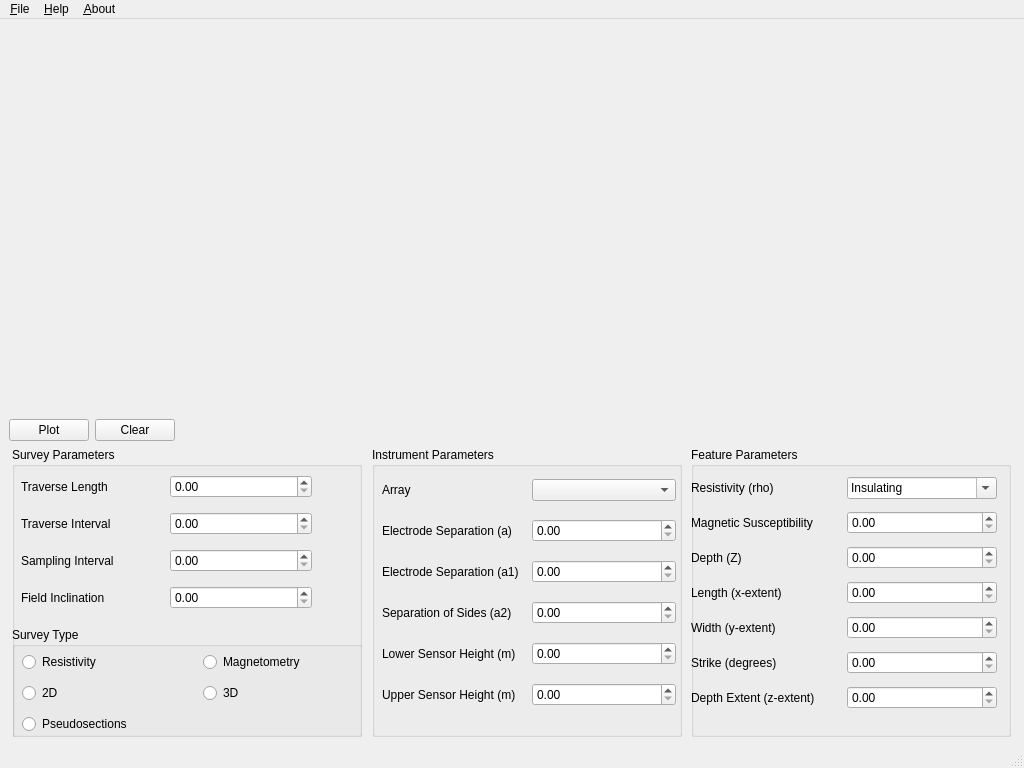
<?xml version="1.0" encoding="UTF-8"?>
<ui version="4.0">
 <class>MainWindow</class>
 <widget class="QMainWindow" name="MainWindow">
  <property name="geometry">
   <rect>
    <x>0</x>
    <y>0</y>
    <width>1024</width>
    <height>768</height>
   </rect>
  </property>
  <property name="sizePolicy">
   <sizepolicy hsizetype="MinimumExpanding" vsizetype="MinimumExpanding">
    <horstretch>0</horstretch>
    <verstretch>0</verstretch>
   </sizepolicy>
  </property>
  <property name="minimumSize">
   <size>
    <width>1024</width>
    <height>768</height>
   </size>
  </property>
  <property name="windowTitle">
   <string>MainWindow</string>
  </property>
  <widget class="QWidget" name="centralwidget">
   <layout class="QGridLayout" name="gridLayout_6">
    <item row="1" column="0">
     <layout class="QGridLayout" name="Button_Grid">
      <item row="0" column="2">
       <widget class="QPushButton" name="pushButton_clear">
        <property name="text">
         <string>Clear</string>
        </property>
       </widget>
      </item>
      <item row="0" column="3">
       <spacer name="horizontalSpacer_6">
        <property name="orientation">
         <enum>Qt::Horizontal</enum>
        </property>
        <property name="sizeHint" stdset="0">
         <size>
          <width>40</width>
          <height>20</height>
         </size>
        </property>
       </spacer>
      </item>
      <item row="0" column="0">
       <layout class="QGridLayout" name="toolbar_grid"/>
      </item>
      <item row="0" column="1">
       <widget class="QPushButton" name="pushButton_plot">
        <property name="text">
         <string>Plot</string>
        </property>
       </widget>
      </item>
     </layout>
    </item>
    <item row="2" column="0">
     <spacer name="verticalSpacer">
      <property name="orientation">
       <enum>Qt::Vertical</enum>
      </property>
      <property name="sizeHint" stdset="0">
       <size>
        <width>20</width>
        <height>40</height>
       </size>
      </property>
     </spacer>
    </item>
    <item row="0" column="0">
     <widget class="MplWidget" name="mpl" native="true">
      <property name="minimumSize">
       <size>
        <width>1024</width>
        <height>400</height>
       </size>
      </property>
     </widget>
    </item>
    <item row="3" column="0" rowspan="2">
     <layout class="QGridLayout" name="gridLayout_5">
      <property name="sizeConstraint">
       <enum>QLayout::SetMaximumSize</enum>
      </property>
      <item row="0" column="5">
       <widget class="QGroupBox" name="groupBox_feature">
        <property name="sizePolicy">
         <sizepolicy hsizetype="MinimumExpanding" vsizetype="MinimumExpanding">
          <horstretch>0</horstretch>
          <verstretch>0</verstretch>
         </sizepolicy>
        </property>
        <property name="minimumSize">
         <size>
          <width>320</width>
          <height>290</height>
         </size>
        </property>
        <property name="title">
         <string>Feature Parameters</string>
        </property>
        <widget class="QWidget" name="gridLayoutWidget_2">
         <property name="geometry">
          <rect>
           <x>0</x>
           <y>24</y>
           <width>306</width>
           <height>251</height>
          </rect>
         </property>
         <layout class="QGridLayout" name="gridLayout_3">
          <item row="4" column="0">
           <widget class="QLabel" name="label_width">
            <property name="text">
             <string>Width (y-extent)</string>
            </property>
           </widget>
          </item>
          <item row="6" column="0">
           <widget class="QLabel" name="label_8">
            <property name="text">
             <string>Depth Extent (z-extent)</string>
            </property>
           </widget>
          </item>
          <item row="0" column="0">
           <widget class="QLabel" name="label_conductivity">
            <property name="text">
             <string>Resistivity (rho)</string>
            </property>
           </widget>
          </item>
          <item row="3" column="0">
           <widget class="QLabel" name="label_length">
            <property name="text">
             <string>Length (x-extent)</string>
            </property>
           </widget>
          </item>
          <item row="0" column="1">
           <widget class="QComboBox" name="comboBox_conductivity">
            <property name="editable">
             <bool>true</bool>
            </property>
            <item>
             <property name="text">
              <string>Insulating</string>
             </property>
            </item>
            <item>
             <property name="text">
              <string>Conducting</string>
             </property>
            </item>
           </widget>
          </item>
          <item row="2" column="0">
           <widget class="QLabel" name="label_depth">
            <property name="text">
             <string>Depth (Z)</string>
            </property>
           </widget>
          </item>
          <item row="1" column="1">
           <widget class="QDoubleSpinBox" name="doubleSpinBox_magsus"/>
          </item>
          <item row="1" column="0">
           <widget class="QLabel" name="label_magsus">
            <property name="text">
             <string>Magnetic Susceptibility</string>
            </property>
           </widget>
          </item>
          <item row="2" column="1">
           <widget class="QDoubleSpinBox" name="doubleSpinBox_depth"/>
          </item>
          <item row="4" column="1">
           <widget class="QDoubleSpinBox" name="doubleSpinBox_width"/>
          </item>
          <item row="3" column="1">
           <widget class="QDoubleSpinBox" name="doubleSpinBox_length"/>
          </item>
          <item row="5" column="0">
           <widget class="QLabel" name="label_strike">
            <property name="text">
             <string>Strike (degrees)</string>
            </property>
           </widget>
          </item>
          <item row="5" column="1">
           <widget class="QDoubleSpinBox" name="doubleSpinBox_strike"/>
          </item>
          <item row="6" column="1">
           <widget class="QDoubleSpinBox" name="doubleSpinBox_depthextent"/>
          </item>
         </layout>
        </widget>
       </widget>
      </item>
      <item row="0" column="6">
       <spacer name="horizontalSpacer_4">
        <property name="orientation">
         <enum>Qt::Horizontal</enum>
        </property>
        <property name="sizeHint" stdset="0">
         <size>
          <width>40</width>
          <height>20</height>
         </size>
        </property>
       </spacer>
      </item>
      <item row="0" column="3">
       <widget class="QGroupBox" name="groupBox_instrument">
        <property name="sizePolicy">
         <sizepolicy hsizetype="MinimumExpanding" vsizetype="MinimumExpanding">
          <horstretch>0</horstretch>
          <verstretch>0</verstretch>
         </sizepolicy>
        </property>
        <property name="minimumSize">
         <size>
          <width>310</width>
          <height>250</height>
         </size>
        </property>
        <property name="title">
         <string>Instrument Parameters</string>
        </property>
        <widget class="QWidget" name="gridLayoutWidget_3">
         <property name="geometry">
          <rect>
           <x>10</x>
           <y>20</y>
           <width>294</width>
           <height>251</height>
          </rect>
         </property>
         <layout class="QGridLayout" name="gridLayout_4">
          <item row="0" column="0">
           <widget class="QLabel" name="label_array">
            <property name="text">
             <string>Array</string>
            </property>
           </widget>
          </item>
          <item row="4" column="0">
           <widget class="QLabel" name="label_lowersensor">
            <property name="text">
             <string>Lower Sensor Height (m)</string>
            </property>
           </widget>
          </item>
          <item row="2" column="0">
           <widget class="QLabel" name="label_a1">
            <property name="text">
             <string>Electrode Separation (a1)</string>
            </property>
           </widget>
          </item>
          <item row="4" column="1">
           <widget class="QDoubleSpinBox" name="doubleSpinBox_lowersensor"/>
          </item>
          <item row="5" column="0">
           <widget class="QLabel" name="label_uppersensor">
            <property name="text">
             <string>Upper Sensor Height (m)</string>
            </property>
           </widget>
          </item>
          <item row="1" column="0">
           <widget class="QLabel" name="label_a">
            <property name="text">
             <string>Electrode Separation (a)</string>
            </property>
           </widget>
          </item>
          <item row="5" column="1">
           <widget class="QDoubleSpinBox" name="doubleSpinBox_uppersensor"/>
          </item>
          <item row="2" column="1">
           <widget class="QDoubleSpinBox" name="doubleSpinBox_a1"/>
          </item>
          <item row="3" column="0">
           <widget class="QLabel" name="label_a2">
            <property name="text">
             <string>Separation of Sides (a2)</string>
            </property>
           </widget>
          </item>
          <item row="0" column="1">
           <widget class="QComboBox" name="comboBox_array"/>
          </item>
          <item row="1" column="1">
           <widget class="QDoubleSpinBox" name="doubleSpinBox_a"/>
          </item>
          <item row="3" column="1">
           <widget class="QDoubleSpinBox" name="doubleSpinBox_a2"/>
          </item>
         </layout>
        </widget>
       </widget>
      </item>
      <item row="0" column="4">
       <spacer name="horizontalSpacer">
        <property name="orientation">
         <enum>Qt::Horizontal</enum>
        </property>
        <property name="sizeHint" stdset="0">
         <size>
          <width>40</width>
          <height>20</height>
         </size>
        </property>
       </spacer>
      </item>
      <item row="0" column="0">
       <spacer name="horizontalSpacer_3">
        <property name="orientation">
         <enum>Qt::Horizontal</enum>
        </property>
        <property name="sizeHint" stdset="0">
         <size>
          <width>40</width>
          <height>20</height>
         </size>
        </property>
       </spacer>
      </item>
      <item row="0" column="2">
       <spacer name="horizontalSpacer_2">
        <property name="orientation">
         <enum>Qt::Horizontal</enum>
        </property>
        <property name="sizeHint" stdset="0">
         <size>
          <width>40</width>
          <height>20</height>
         </size>
        </property>
       </spacer>
      </item>
      <item row="0" column="1">
       <widget class="QGroupBox" name="groupBox_survey">
        <property name="sizePolicy">
         <sizepolicy hsizetype="MinimumExpanding" vsizetype="MinimumExpanding">
          <horstretch>0</horstretch>
          <verstretch>0</verstretch>
         </sizepolicy>
        </property>
        <property name="minimumSize">
         <size>
          <width>350</width>
          <height>210</height>
         </size>
        </property>
        <property name="title">
         <string>Survey Parameters</string>
        </property>
        <widget class="QWidget" name="gridLayoutWidget">
         <property name="geometry">
          <rect>
           <x>9</x>
           <y>20</y>
           <width>291</width>
           <height>151</height>
          </rect>
         </property>
         <layout class="QGridLayout" name="gridLayout_2">
          <item row="1" column="0">
           <widget class="QLabel" name="label_traverseint">
            <property name="text">
             <string>Traverse Interval</string>
            </property>
           </widget>
          </item>
          <item row="2" column="1">
           <widget class="QDoubleSpinBox" name="doubleSpinBox_samplingint"/>
          </item>
          <item row="3" column="1">
           <widget class="QDoubleSpinBox" name="doubleSpinBox_fieldinclination"/>
          </item>
          <item row="1" column="1">
           <widget class="QDoubleSpinBox" name="doubleSpinBox_traverseint"/>
          </item>
          <item row="2" column="0">
           <widget class="QLabel" name="label_samplingint">
            <property name="text">
             <string>Sampling Interval</string>
            </property>
           </widget>
          </item>
          <item row="0" column="0">
           <widget class="QLabel" name="label_traverselength">
            <property name="text">
             <string>Traverse Length</string>
            </property>
           </widget>
          </item>
          <item row="3" column="0">
           <widget class="QLabel" name="label_fieldinclination">
            <property name="text">
             <string>Field Inclination</string>
            </property>
           </widget>
          </item>
          <item row="0" column="1">
           <widget class="QDoubleSpinBox" name="doubleSpinBox_traverselength"/>
          </item>
         </layout>
        </widget>
        <widget class="QGroupBox" name="groupBox_method">
         <property name="geometry">
          <rect>
           <x>0</x>
           <y>180</y>
           <width>351</width>
           <height>121</height>
          </rect>
         </property>
         <property name="title">
          <string>Survey Type</string>
         </property>
         <widget class="QWidget" name="gridLayoutWidget_4">
          <property name="geometry">
           <rect>
            <x>10</x>
            <y>20</y>
            <width>355</width>
            <height>95</height>
           </rect>
          </property>
          <layout class="QGridLayout" name="gridLayout">
           <item row="0" column="0">
            <widget class="QRadioButton" name="radioButton_res">
             <property name="text">
              <string>Resistivity</string>
             </property>
            </widget>
           </item>
           <item row="0" column="1">
            <widget class="QRadioButton" name="radioButton_mag">
             <property name="text">
              <string>Magnetometry</string>
             </property>
            </widget>
           </item>
           <item row="1" column="0">
            <widget class="QRadioButton" name="radioButton_2d">
             <property name="text">
              <string>2D</string>
             </property>
             <attribute name="buttonGroup">
              <string notr="true">buttonGroup_2D3D</string>
             </attribute>
            </widget>
           </item>
           <item row="1" column="1">
            <widget class="QRadioButton" name="radioButton_3d">
             <property name="text">
              <string>3D</string>
             </property>
             <attribute name="buttonGroup">
              <string notr="true">buttonGroup_2D3D</string>
             </attribute>
            </widget>
           </item>
           <item row="2" column="0" colspan="2">
            <widget class="QRadioButton" name="radioButton_pseudo">
             <property name="text">
              <string>Pseudosections</string>
             </property>
             <attribute name="buttonGroup">
              <string notr="true">buttonGroup_2D3D</string>
             </attribute>
            </widget>
           </item>
          </layout>
         </widget>
        </widget>
       </widget>
      </item>
     </layout>
    </item>
   </layout>
  </widget>
  <widget class="QMenuBar" name="menubar">
   <property name="geometry">
    <rect>
     <x>0</x>
     <y>0</y>
     <width>1024</width>
     <height>21</height>
    </rect>
   </property>
   <widget class="QMenu" name="menu_File">
    <property name="title">
     <string>&amp;File</string>
    </property>
    <addaction name="action_Save_Data"/>
    <addaction name="action_Quit"/>
   </widget>
   <widget class="QMenu" name="menu_Help">
    <property name="title">
     <string>&amp;Help</string>
    </property>
   </widget>
   <widget class="QMenu" name="menu_About">
    <property name="title">
     <string>&amp;About</string>
    </property>
   </widget>
   <addaction name="menu_File"/>
   <addaction name="menu_Help"/>
   <addaction name="menu_About"/>
  </widget>
  <widget class="QStatusBar" name="statusbar"/>
  <action name="action_Save_Data">
   <property name="text">
    <string>&amp;Save Data</string>
   </property>
  </action>
  <action name="action_Quit">
   <property name="text">
    <string>&amp;Quit</string>
   </property>
  </action>
 </widget>
 <customwidgets>
  <customwidget>
   <class>MplWidget</class>
   <extends>QWidget</extends>
   <header>mplwidget</header>
   <container>1</container>
  </customwidget>
 </customwidgets>
 <resources/>
 <connections/>
 <buttongroups>
  <buttongroup name="buttonGroup_2D3D"/>
 </buttongroups>
</ui>
